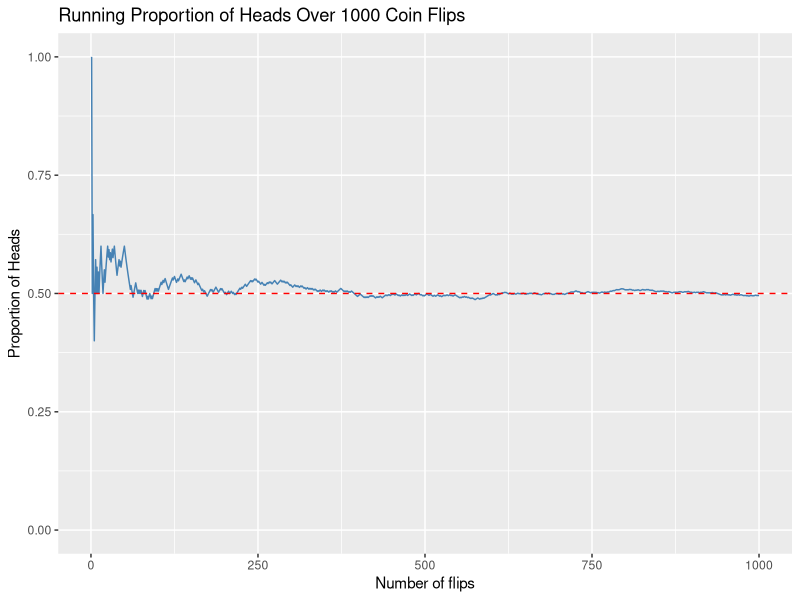
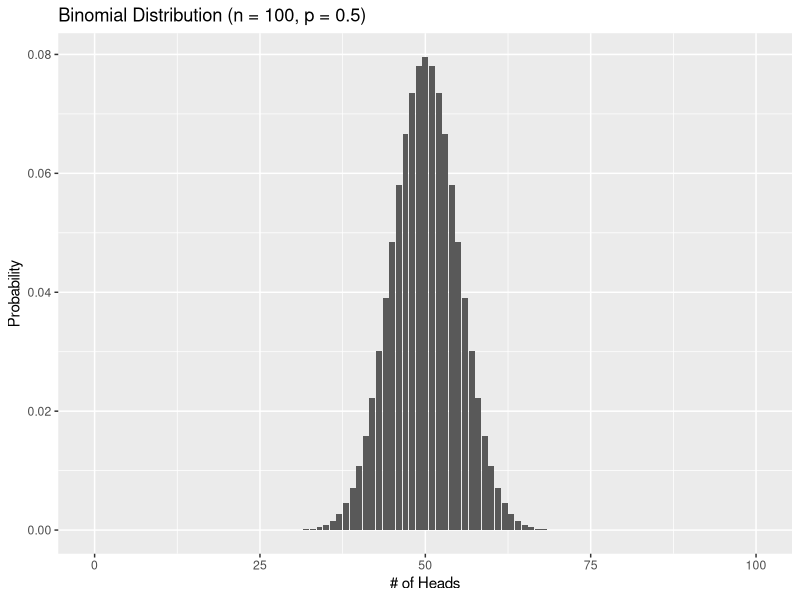
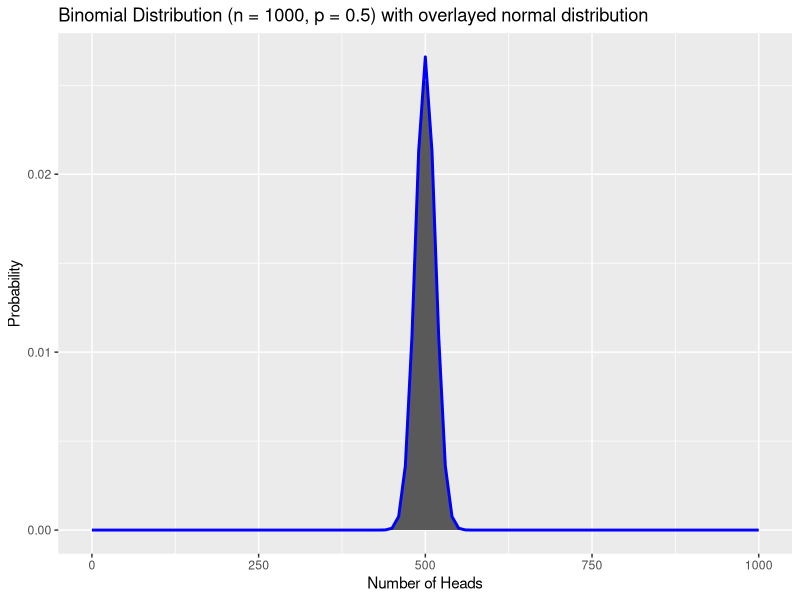
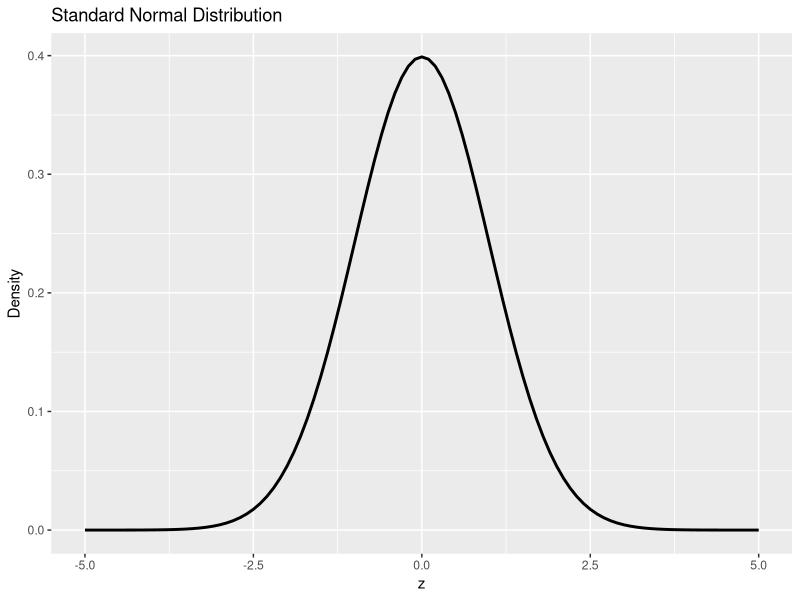
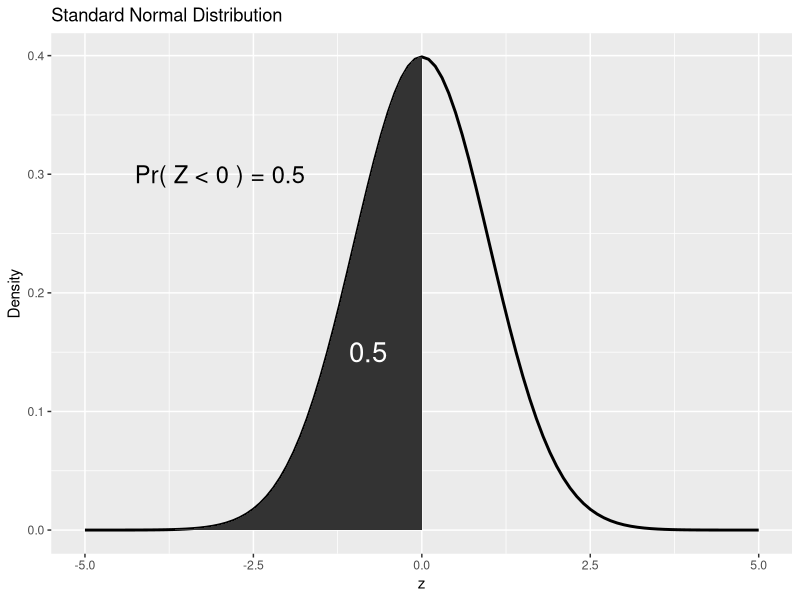
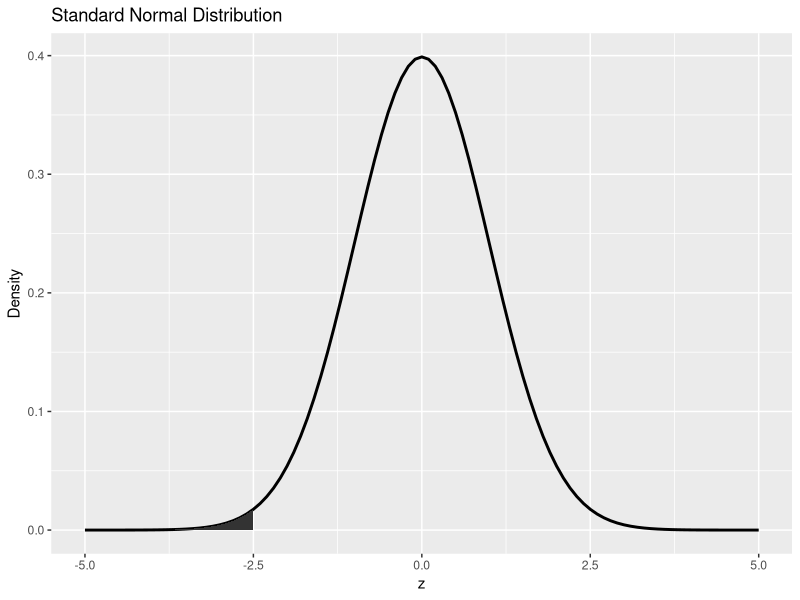
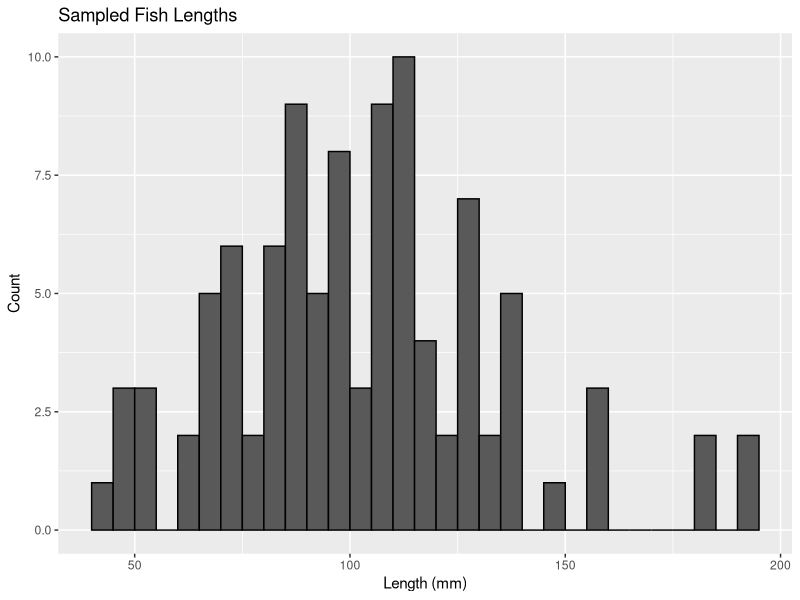
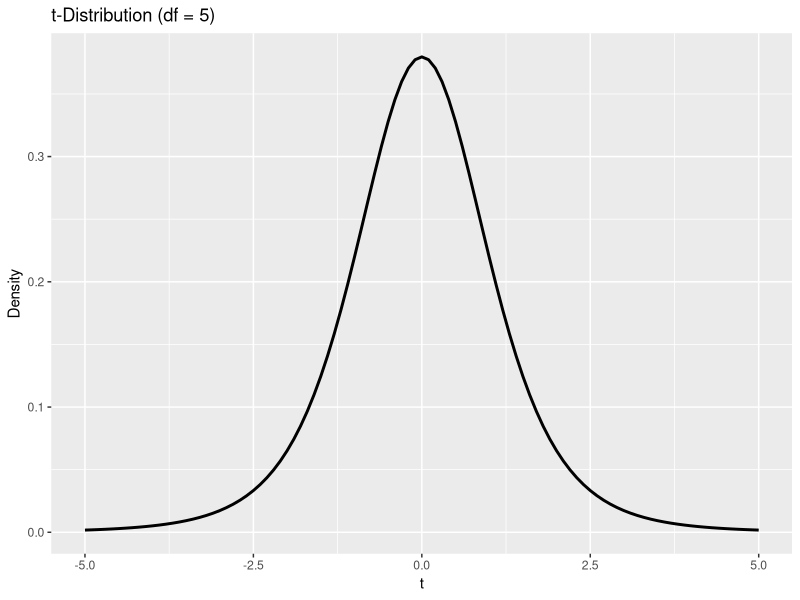

R code for these plots, in order:
## ---- chunk 1
# Ignore this for now
knitr::opts_chunk$set(echo = TRUE)
## ---- chunk 2
# Load packages
library(tidyverse)
library(palmerpenguins)
## ---- chunk 3
# Toss a coin once
sample(c("Heads", "Tails"), size = 1)
## ---- chunk 4
# Toss a coin twice
sample(c("Heads", "Tails"), size = 2, replace = TRUE)
## ---- chunk 5
# Simulate 1000 coin flips
coin_flips <- sample(c("Heads", "Tails"), size = 1000, replace = TRUE)

# Calculate the cumulative proportion of Heads
running_props <- cumsum(coin_flips == "Heads") / seq_along(coin_flips)

# Create a data frame for plotting
df_flips <- data.frame(
  flip_number = 1:1000,
  prop_heads = running_props)

# Represent the proportion of Heads as the number of flips increase
ggplot(df_flips, aes(x = flip_number, y = prop_heads)) +
  geom_line(color = "steelblue") +
  geom_hline(yintercept = 0.5, color = "red", linetype = "dashed") +
  ylim(0,1) +
  labs(title = "Running Proportion of Heads Over 1000 Coin Flips",
    x = "Number of flips",
    y = "Proportion of Heads")
## ---- chunk 6
ggplot(data.frame(x = 0:100), aes(x)) +
  stat_function(fun = dbinom, args = list(size = 100, prob = 0.5), 
                geom = "bar", n = 101) +
  labs(title = "Binomial Distribution (n = 100, p = 0.5)", 
       x = "# of Heads", 
       y = "Probability")
## ---- chunk 7
ggplot(data.frame(x = 0:1000), aes(x)) +
  # Binomial distribution
  stat_function(fun = dbinom, args = list(size = 1000, prob = 0.5), 
                geom = "bar", n = 1001) +
  # Corresponding normal distribution
  stat_function(fun = dnorm, args = list(mean = 500, sd = 15), 
                geom = "line", linewidth = 1, color = "blue") +
  labs(title = "Binomial Distribution (n = 1000, p = 0.5) with overlayed normal distribution", 
       x = "Number of Heads", 
       y = "Probability")
## ---- chunk 8
ggplot(data.frame(z = c(-5, 5)), aes(z)) +
  stat_function(fun = dnorm, args = list(mean = 0, sd = 1), 
                geom = "line", linewidth = 1) +
  labs(title = "Standard Normal Distribution",
       x = "z", y = "Density")
## ---- chunk 9
# Type any code here

## ---- chunk 10
ggplot(data.frame(z = c(-5, 5)), aes(z)) +
  stat_function(fun = dnorm, args = list(mean = 0, sd = 1), 
                geom = "line", linewidth = 1) +
  # represent an area under the curve
  stat_function(fun = dnorm, geom = "area", xlim = c(-5,0)) +
  # place a text annotation on the grid
  annotate("text", x = -3, y = .3, label = "Pr( Z < 0 ) = 0.5", size = 6) +
  # place an text annotation on the shaded area
  annotate("text", x = -.8, y = .15, label = "0.5", size = 7, color = "white") +
  labs(title = "Standard Normal Distribution",
       x = "z", y = "Density")
## ---- chunk 11
# Calculate the cumulative distribution up until the value -2.5 for the standard normal distribution
pnorm(q = -2.5, mean = 0, sd = 1)

# Corresponding graph
ggplot(data.frame(z = c(-5, 5)), aes(z)) +
  stat_function(fun = dnorm, args = list(mean = 0, sd = 1), 
                geom = "line", linewidth = 1) +
  # represent an area under the curve
  stat_function(fun = dnorm, geom = "area", xlim = c(-5,-2.5)) +
  labs(title = "Standard Normal Distribution",
       x = "z", y = "Density")
## ---- chunk 12
# Sample 1 individual
rnorm(n = 1, mean = 106, sd = 30)
## ---- chunk 13
# Type any code here

## ---- chunk 14
# Sample 100 individuals
sample_fish <- rnorm(100, mean = 106, sd = 30)

# Represent the distribution
ggplot(data.frame(length = sample_fish), aes(x = length)) +
  geom_histogram(binwidth = 5, center = 2.5, color = "black") +
  labs(title = "Sampled Fish Lengths", x = "Length (mm)", y = "Count")
## ---- chunk 15
# Type any code here

## ---- chunk 16
# Save a copy of the dataset in your environment as a dataframe
my_penguins <- as.data.frame(penguins)
## ---- chunk 17
ggplot(data.frame(t = c(-5, 5)), aes(t)) +
  stat_function(fun = dt, args = list(df = 5), 
                geom = "line", linewidth = 1) +
  labs(title = "t-Distribution (df = 5)",
       x = "t", y = "Density")
## ---- chunk 18
ggplot(data.frame(t = c(-5, 5)), aes(x = t)) +
  # Standard normal
  stat_function(fun = dnorm, args = list(mean = 0, sd = 1), 
                geom = "line", linewidth = 1) +
  # t-distributions
  stat_function(fun = dt, args = list(df = 1), aes(color = "t (df = 1)"), linewidth = 1) +
  stat_function(fun = dt, args = list(df = 5), aes(color = "t (df = 5)"), linewidth = 1) +
  stat_function(fun = dt, args = list(df = 30), aes(color = "t (df = 30)"), linewidth = 1) +
  stat_function(fun = dt, args = list(df = 100), aes(color = "t (df = 100)"), linewidth = 1) +
  labs(title = "Normal vs. t-Distributions with Varying Degrees of Freedom",
       x = "t", y = "Density", color = "Distribution") +
  scale_color_manual(
    name = "Distribution",
    values = c(
      "t (df = 1)" = "firebrick",
      "t (df = 5)" = "darkorange",
      "t (df = 30)" = "forestgreen",
      "t (df = 100)" = "steelblue",
      "Normal" = "black"
    ),
    breaks = c("t (df = 1)", "t (df = 5)", "t (df = 30)", "t (df = 100)", "Normal")) 
## ---- chunk 19
# Save a copy of the dataset in your environment as a dataframe
my_gentoo <- my_penguins |>
  filter(species == "Gentoo")
## ---- chunk 20
# Make a plot

# Report mean and sd

## ---- chunk 21
# Conduct the test
t.test(my_gentoo$body_mass_g, mu = 5440)
## ---- chunk 22
# Make a plot

# Report mean and sd

## ---- chunk 23
# Conduct the test
t.test(body_mass_g ~ sex, data = my_penguins, var.equal = TRUE)
## ---- chunk 24
ggplot(data.frame(F = c(0, 5)), aes(x = F)) +
  stat_function(fun = df, args = list(df1 = 5, df2 = 10), 
                geom = "line", linewidth = 1) +
  labs(title = "F Distribution (df1 = 5, df2 = 10)",
       x = "F", y = "Density")
## ---- chunk 25
# Make a plot

# Report mean and sd

## ---- chunk 26
# Conduct the test
anova_model <- aov(body_mass_g ~ species, data = my_penguins)
summary(anova_model)
## ---- chunk 27
# Calculate R-squared

## ---- chunk 28
# Run post-hoc analysis for the previous model
TukeyHSD(anova_model)
## ---- chunk 29
ggplot(data.frame(x2 = c(0, 10)), aes(x2)) +
  stat_function(fun = dchisq, args = list(df = 3), 
                geom = "line", linewidth = 1) +
  labs(title = "Chi-squared Distribution (df = 3)", 
       x = "x2", y = "Density")
## ---- chunk 30
# Make a plot

# Report frequencies

## ---- chunk 31
# Conduct the test
chisq.test(table(my_penguins$species), p=c(1/3,1/3,1/3))
## ---- chunk 32
# Make a plot

# Report frequencies

## ---- chunk 33
# Conduct the test
chisq.test(table(my_penguins$species, my_penguins$sex), correct = FALSE)
## ---- chunk 34
# Call the car package
library(car)

# Check for equal variances
leveneTest(body_mass_g ~ sex, data = my_penguins)
## ---- chunk 35
# Conduct a Welch's t-test (var.equal = FALSE)
t.test(body_mass_g ~ sex, data = my_penguins, var.equal = FALSE)
## ---- chunk 36
# Check for normality
shapiro.test(my_penguins$body_mass_g)
## ---- chunk 37
# Check for normality visually
my_penguins |>
  # Make a plot
  ggplot() +
  # Use geom_histogram and define mapping aesthetics
  geom_histogram(aes(x = body_mass_g), 
                 # Set bin width and center 
                 binwidth = 100, center = 50, color = "black")
## ---- chunk 38
# Check for normality visually for the transformed variable
my_penguins |>
  # Make a plot
  ggplot() +
  # Use geom_histogram and define mapping aesthetics
  geom_histogram(aes(x = log(body_mass_g)), 
                 # Set bin width and center 
                 binwidth = 0.1, center = 0.05, color = "black")
## ---- chunk 39
# Bootstrap 1000 resamples
bootstrap_diffs <- data.frame(
  diff = replicate(1000, {
    my_penguins |>
      # Filter missing values
      filter(!is.na(sex), !is.na(body_mass_g)) |>
      # For each group
      group_by(sex) |>
      # Resample within each group
      slice_sample(prop = 1, replace = TRUE) |>
      summarize(mean_mass = mean(body_mass_g)) |>
      summarize(diff = diff(mean_mass)) |>
      pull(diff)
  }))
## ---- chunk 40
ggplot(bootstrap_diffs, aes(x = diff)) +
  # Represent all possible differences
  geom_histogram(binwidth = 20, color = "black") +
  # Represent the mean differences
  geom_vline(aes(xintercept = mean(diff)), color = "darkblue", linetype = "dashed") +
  labs(title = "Bootstrap Distribution of Difference in Mean Body Mass",
    x = "Difference in Means (g)", y = "Frequency")
## ---- chunk 41
quantile(bootstrap_diffs$diff, probs = c(0.025, 0.975))
## ---- chunk 42
wilcox.test(body_mass_g ~ sex, data = my_penguins)
